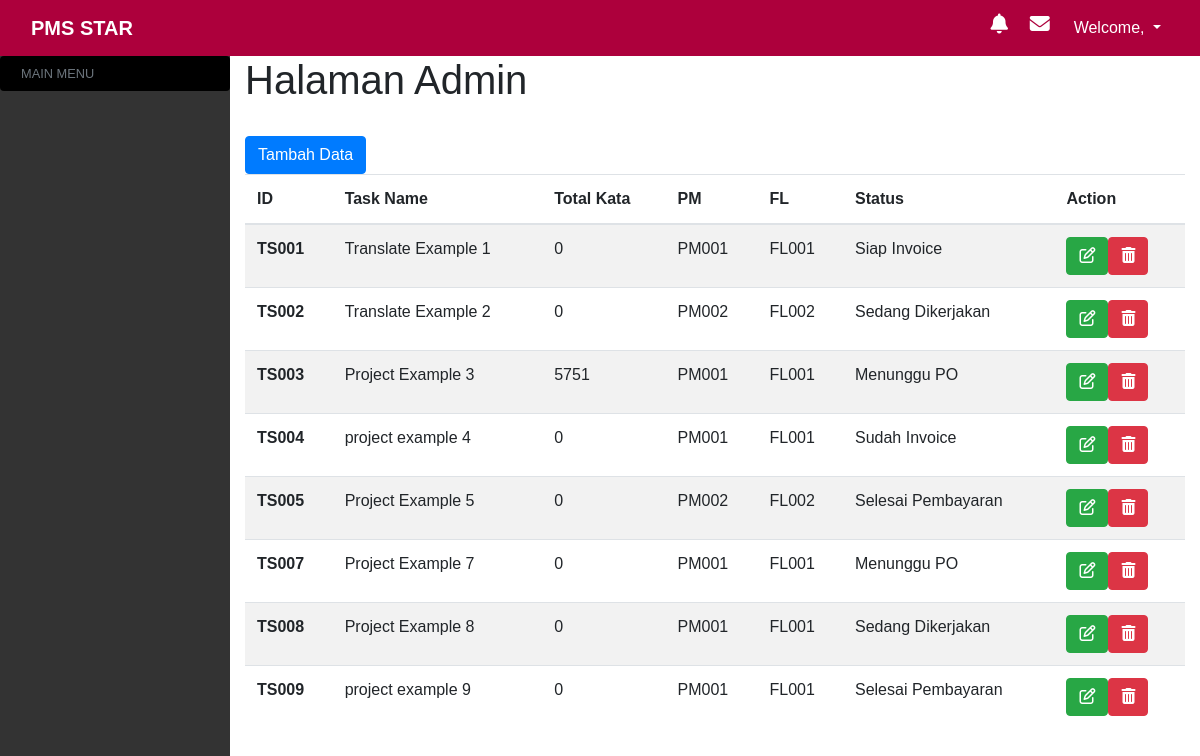
The app's page /index.php/admin/ (signed in), older data.
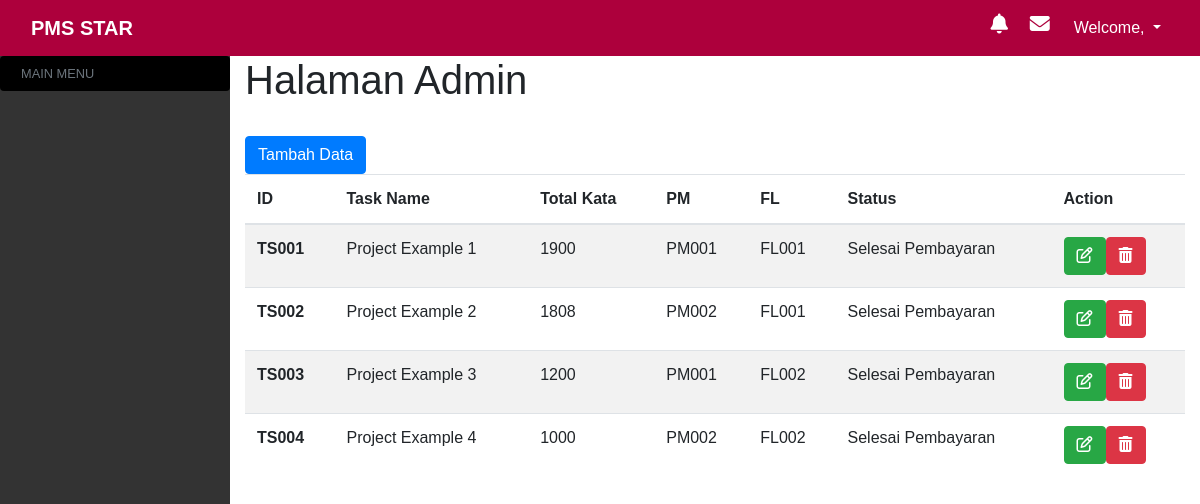
The same page, newer data.
### tables this page shows
CREATE TABLE `pekerjaan` (
  `id_pekerjaan` varchar(10) NOT NULL,
  `nama_pekerjaan` varchar(100) DEFAULT NULL,
  `id_pm` varchar(10) DEFAULT NULL,
  `id_fl` varchar(10) NOT NULL,
  `status` enum('Sedang Dikerjakan','Menunggu PO','Siap Invoice','Sudah Invoice','Selesai Pembayaran') NOT NULL,
  `file_asal` text NOT NULL,
  `file_selesai` text NOT NULL,
  `detail` text NOT NULL,
  `deadline` date NOT NULL,
  `wc_xtranslated` int(11) NOT NULL,
  `w_xtranslated` int(11) NOT NULL,
  `wc_repetition` int(11) NOT NULL,
  `w_repetition` int(11) NOT NULL,
  `wc_fuzzy100` int(11) NOT NULL,
  `w_fuzzy100` int(11) NOT NULL,
  `wc_fuzzy95` int(11) NOT NULL,
  `w_fuzzy95` int(11) NOT NULL,
  `wc_fuzzy85` int(11) NOT NULL,
  `w_fuzzy85` int(11) NOT NULL,
  `wc_fuzzy75` int(11) NOT NULL,
  `w_fuzzy75` int(11) NOT NULL,
  `wc_fuzzy50` int(11) NOT NULL,
  `w_fuzzy50` int(11) NOT NULL,
  `wc_nomatch` int(11) NOT NULL,
  `w_nomatch` int(11) NOT NULL,
  `bahasa_asal` varchar(20) NOT NULL,
  `bahasa_target` varchar(20) NOT NULL,
  `currency` varchar(10) NOT NULL
);

### application/controllers/Admin.php (called while the page is built, shortened)
<?php
class Admin extends CI_Controller {
	public function __construct()
	{
		$this->load->helper(array('form', 'url'));
		$this->load->model('m_pms');
		$this->load->helper('url_helper');
	}
	public function home($page = 'home')
	{
		$data['level'] = $this->db->get_where('user', ['id_user' => $this->session->userdata('id_user')])->row_array();
		$data['pekerjaan'] = $this->m_pms->get_datamasterpekerjaan();
		$this->load->view('template/tmplt_h',$data);
		$this->load->view('admin/'.$page,$data);
		$this->load->view('template/tmplt_f');
	}
}

### index.php (called while the page is built, shortened)
<?php
require_once BASEPATH.'core/CodeIgniter.php';

### application/models/m_pms.php (called while the page is built, shortened)
<?php
class m_pms extends CI_Model {
    public function get_datamasterpekerjaan($id = FALSE){
        if($id === FALSE){
            return $this->db->get('pekerjaan')->result_array();
        }
        return $this->db->get_where('pekerjaan', array('id_pekerjaan' => $id))->row_array();
    }
}
?>

### application/views/admin/home.php (the view, shortened to what this page needs)
        <div class="col">
            <h1>
                Halaman Admin
            </h1>
            <br>
            <a href="<?php echo site_url('admin/tambahdata/')?>"><button type="button" class="btn btn-primary" data-toggle="button" aria-pressed="false" autocomplete="off">
  Tambah Data
        </button></a>
<table class="table table-striped">
  <thead>
    <tr>
      <th scope="col">ID</th>
      <th scope="col">Task Name</th>
      <th scope="col">Total Kata</th>
      <th scope="col">PM</th>
      <th scope="col">FL</th>
      <th scope="col">Status</th>
      <th scope="col">Action</th>
    </tr>
  </thead>
  <tbody>
    <?php foreach ($pekerjaan as $p) : ?>
      <tr data-href="<?php echo site_url('admin/view/'.$p['id_pekerjaan'])?>">
        <th scope="row" ><?php echo $p['id_pekerjaan']?></th>
        <td><?php echo $p['nama_pekerjaan']?></td>
        <td><?php echo $p['wc_xtranslated'] + $p['wc_repetition'] + $p['wc_fuzzy100'] + $p['wc_fuzzy95'] + $p['wc_fuzzy85'] + $p['wc_fuzzy75'] + $p['wc_fuzzy50'] + $p['wc_nomatch']?></td>
        <td><?php echo $p['id_pm']?></td>
        <td><?php echo $p['id_fl']?></td>
        <td><?php echo $p['status']?></td>
        <td><a href="<?php echo site_url('admin/ubahdata/'.$p['id_pekerjaan'])?>"><button type="button" class="btn btn-success" data-toggle="button" aria-pressed="false" autocomplete="off">
        <i class="fa fa-edit"></i>
        </button></a><a href="<?php echo site_url('admin/hapusdata/'.$p['id_pekerjaan'])?>"><button type="button" class="btn btn-danger" data-toggle="button" aria-pressed="false" autocomplete="off">
        <i class="fa fa-trash"></i>
        </button></a></td>
      </tr>
    <?php endforeach; ?>
  </tbody>
</table>
        </div>

### application/views/template/tmplt_h.php (shortened to what this page needs)
<!doctype html>
<html lang="en">
  <head>
    <link rel="stylesheet" href="https://stackpath.bootstrapcdn.com/bootstrap/4.4.1/css/bootstrap.min.css">
    <link href="//maxcdn.bootstrapcdn.com/bootstrap/4.1.1/css/bootstrap.min.css" rel="stylesheet" id="bootstrap-css">
    <link rel = "stylesheet" type = "text/css" href = "<?php echo base_url(); ?>css/style.css">
  </head>
  <body>
    <nav class="navbar navbar-expand-lg navbar-dark" style="background-color: #ad003c">
        <div class="container-fluid ml-auto">
          <div class="navbar-header">
            <a class="navbar-brand" href="#" style="color: white; font-weight: bold">PMS STAR</a>
          </div>
          <div class="icon ml-auto">
            <h5>
                <i class="fa fa-bell mr-3" aria-hidden="true" data-toggle="tooltip" title="Notification"></i>
                <i class="fa fa-envelope mr-3" aria-hidden="true" data-toggle="tooltip" title="Inbox Messages"></i>
            </h5>
        </div>
          <ul class="nav navbar-nav navbar-right">
          <li class="dropdown">
              <a href="#" class="nav-link dropdown-toggle" id="navbarDropdown" data-toggle="dropdown" aria-expanded="false" style="color:white">
                  Welcome, <?php if($level['level']=='fl' || $level['level']=='pm') {echo $user['nama'];} else {echo $level['username'];}?> <b class="caret"></b>
              </a>
          </li>
        </ul>
      </div>
    </nav>
    <div class="row" id="body-row">
        <div id="sidebar-container" class="sidebar-expanded d-none d-md-block">
            <ul class="list-group">
                <li class="list-group-item sidebar-separator-title text-muted d-flex align-items-center menu-collapsed">
                    <small>MAIN MENU</small>
                </li>
            </ul>
        </div>

### application/views/template/tmplt_f.php (shortened to what this page needs)
</div>
  </body>
</html>

### css/style.css (style rules this page uses)
body { font-family: Arial, Helvetica, sans-serif; background-color: white; }
body { overflow-x: hidden; }
#body-row { margin-left:0; margin-right:0; }
#sidebar-container { min-height: 100vh; background-color: #333; padding: 0; }
.sidebar-expanded { width: 230px; }
.fa-bell { color: #fff; }
.fa-envelope { color: #fff; }
.sidebar-separator-title { background-color: #000; height: 35px; }
a { color: #92badd; display:inline-block; text-decoration: none; font-weight: 400; }

Row changes from the older to the newer data that the page shows:
removed pekerjaan: id_pekerjaan "TS005", nama_pekerjaan "Project Example 5", wc_xtranslated "0", id_pm "PM002", id_fl "FL002", status "Selesai Pembayaran"
removed pekerjaan: id_pekerjaan "TS007", nama_pekerjaan "Project Example 7", wc_xtranslated "0", id_pm "PM001", id_fl "FL001", status "Menunggu PO"
removed pekerjaan: id_pekerjaan "TS008", nama_pekerjaan "Project Example 8", wc_xtranslated "0", id_pm "PM001", id_fl "FL001", status "Sedang Dikerjakan"
removed pekerjaan: id_pekerjaan "TS009", nama_pekerjaan "project example 9", wc_xtranslated "0", id_pm "PM001", id_fl "FL001", status "Selesai Pembayaran"
changed pekerjaan "TS001": nama_pekerjaan "Translate Example 1" → "Project Example 1"; wc_nomatch "0" → "1900"; status "Siap Invoice" → "Selesai Pembayaran"
changed pekerjaan "TS002": nama_pekerjaan "Translate Example 2" → "Project Example 2"; wc_nomatch "0" → "1808"; id_fl "FL002" → "FL001"; status "Sedang Dikerjakan" → "Selesai Pembayaran"
changed pekerjaan "TS003": wc_nomatch "5751" → "1200"; id_fl "FL001" → "FL002"; status "Menunggu PO" → "Selesai Pembayaran"
changed pekerjaan "TS004": nama_pekerjaan "project example 4" → "Project Example 4"; wc_nomatch "0" → "1000"; id_pm "PM001" → "PM002"; id_fl "FL001" → "FL002"; status "Sudah Invoice" → "Selesai Pembayaran"
